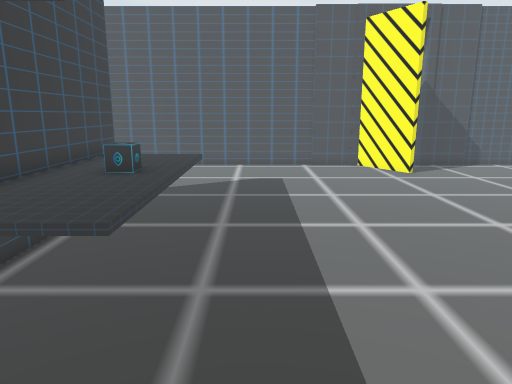
view 1 (above)

24 first-person views from a walk through a 3-D level made in the Unity game engine. The camera is 1.5 m above the floor, tilts 12° down and sees 70° across. The floor is counted in squares, 0.5 m on a side. Each view is taken from the middle of a square. On the plan, view 1 faces up. The plan holds only what a view shows up to about 20 squares ahead; the rest is blank. The place goes on beyond the plan. The player is left out. Door leaves are left out, so doorways stand open. Some surface patterns are stand-ins.

view 2
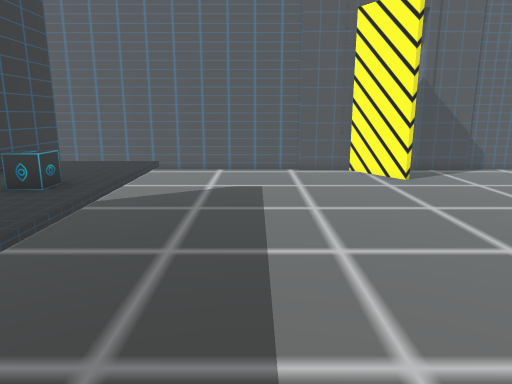

view 3
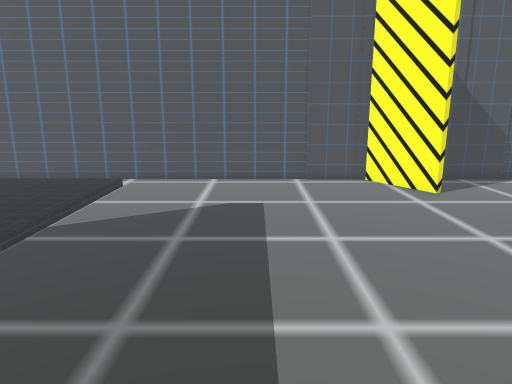

view 4
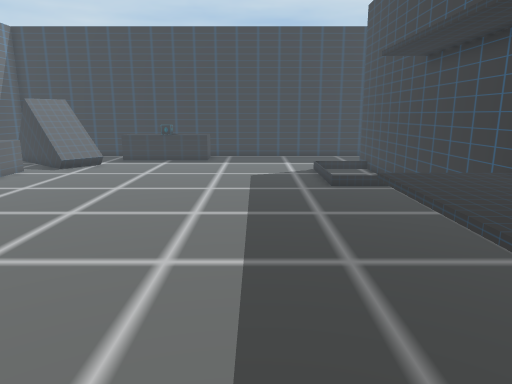

view 5
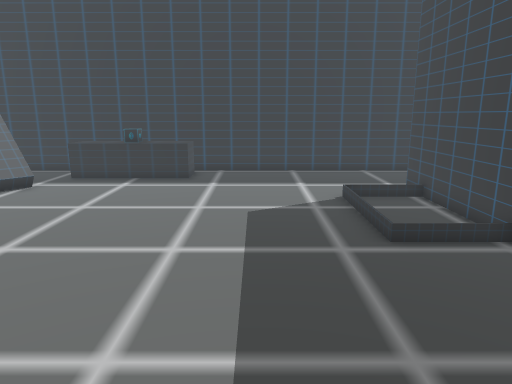

view 6
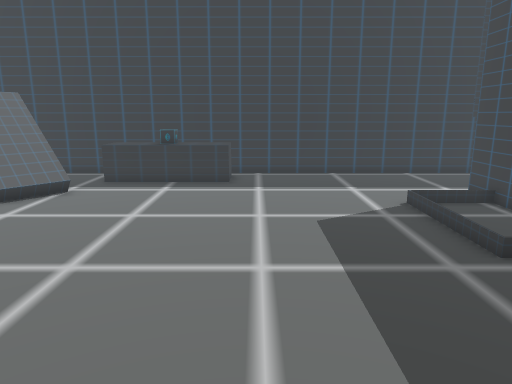

view 7
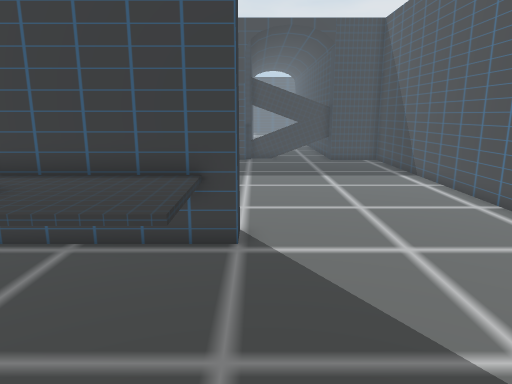

view 8
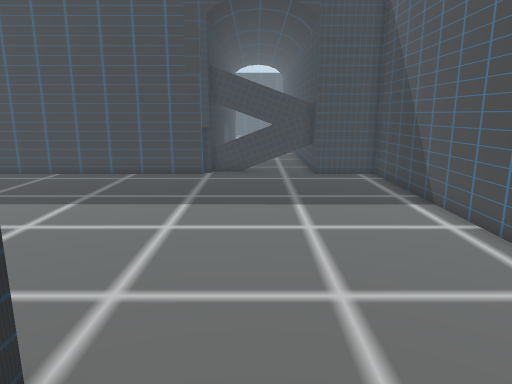

view 9
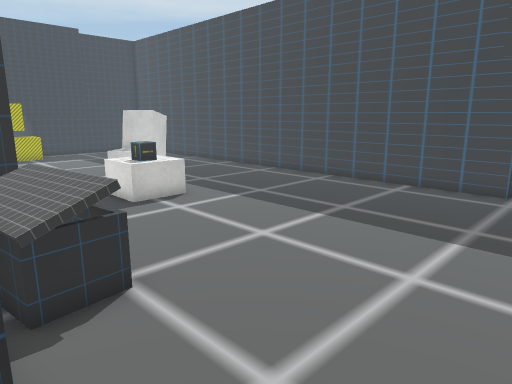

view 10
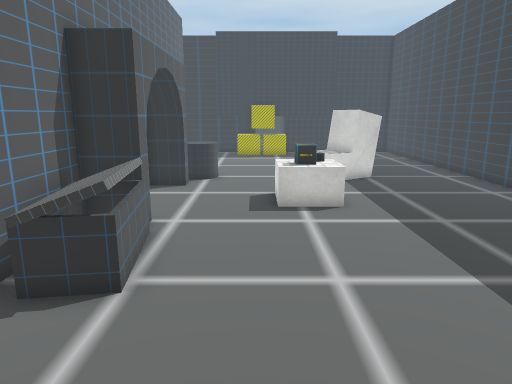

view 11
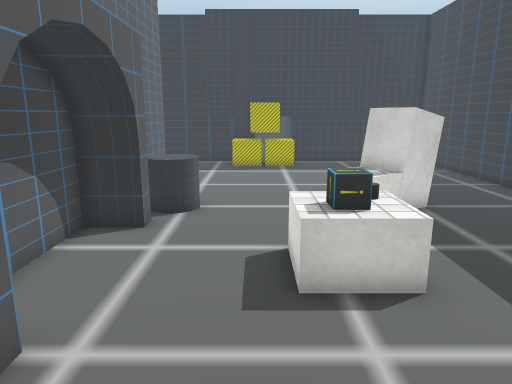

view 12
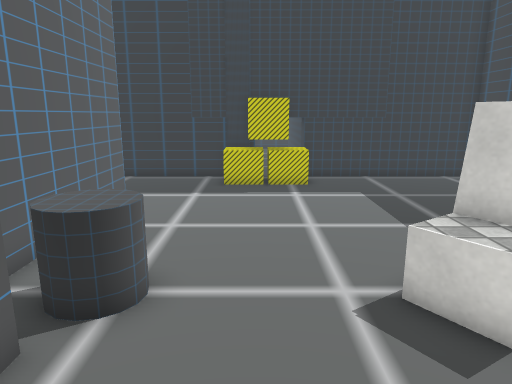

view 13
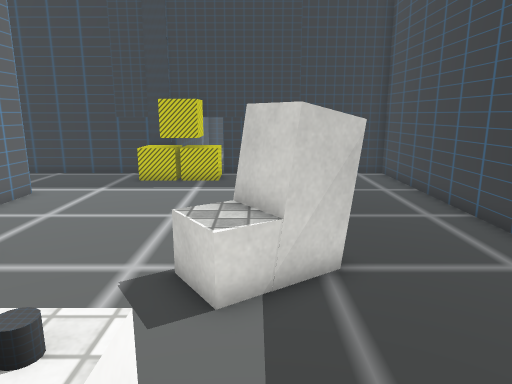

view 14
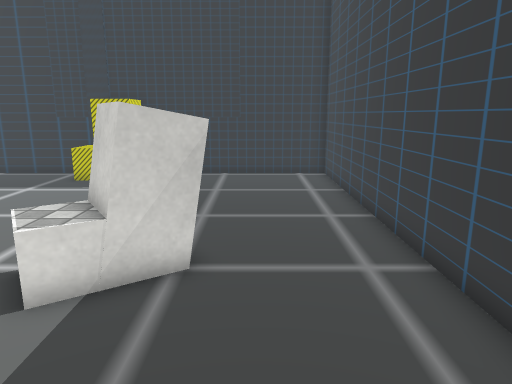

view 15
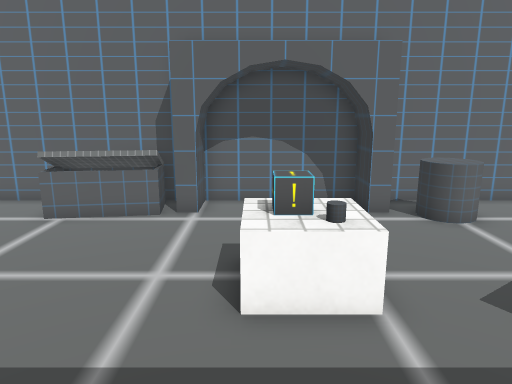

view 16
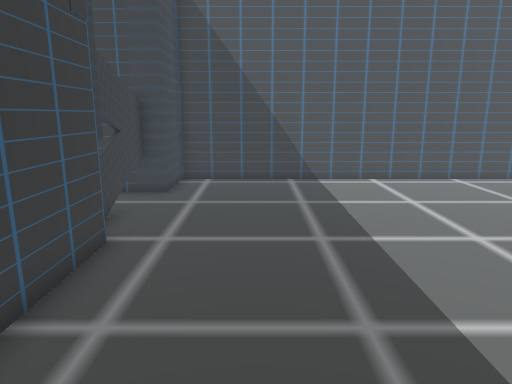

view 17
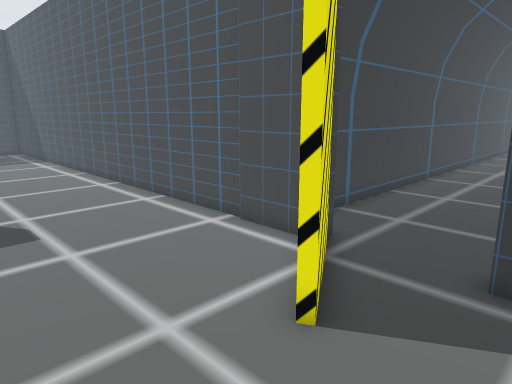

view 18
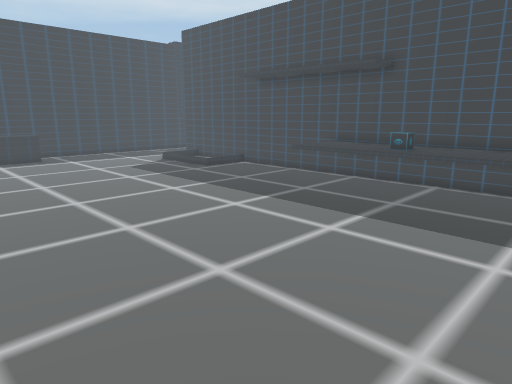

view 19
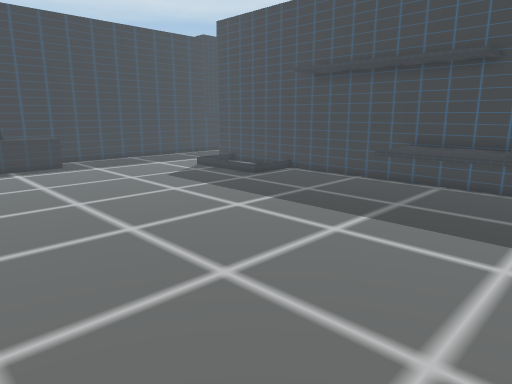

view 20
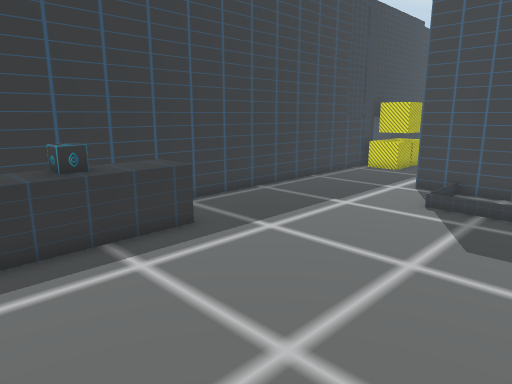

view 21
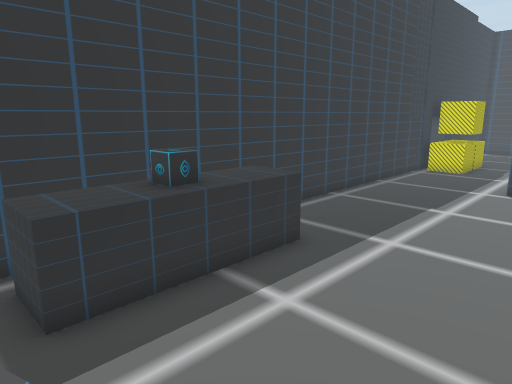

view 22
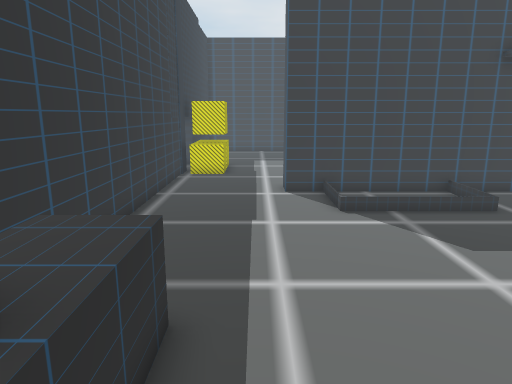

view 23
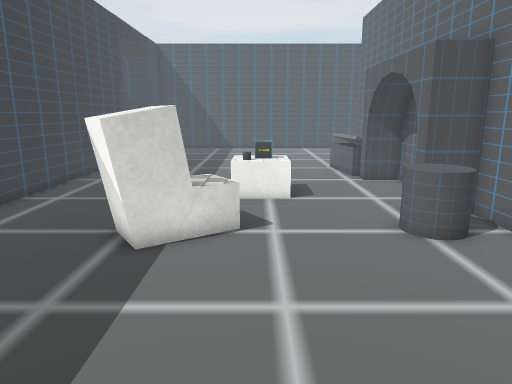

view 24
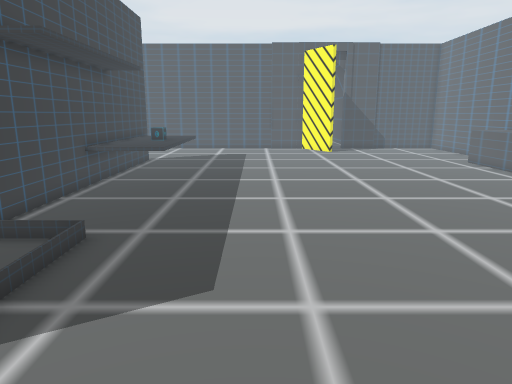

### Floor plan
Key: @ floor where view 1 was taken; # wall or solid block; . floor; = window, fence, low wall or low ledge; C chest; B block; A box; O other object.
Columns run from 23 left of view 1 to 11 right of it. Each row starts with its distance up from view 1.
 33                             #...
 32                             #...
 31                             #...
 30                             #...
 29                             #...
 28                             #....
 27                             #....
 26                             #....
 25                             #....
 24                              ....
 23                              O...O
 22  ###########################OOO..O#
 21  #............................O....
 20  #............................OO...
 19 ##.............................O...
 18  #.................................
 17  #.................................
 16  #.................................
 15  =.................................
 14 ##................................
 13  #...............##OOO...........
 12  #...............#OOOO...........
 11  #...............#OOOO.............
 10  #............CCC#OOOO............
  9  #............CCC#OOOO............
  8  #.............CC#OOOO.............
  7  #.............CC#OOOO.............
  6  #.............OOOOOOO.............
  5  #.............OO#OOOO.............
  4  #.......BBB.....##OOO.............
  3  #.......BBB.....##................
  2  #.......BBB.....##................
  1  #.............OO##................
  0  #.......O.....OOO#....@..........
 -1  #.....BOO....OO ##................
 -2  #....BBOO....OO.##................
 -3  #....BBB......O.##................
 -4  #...............##................
 -5  #...............##................
 -6  #...............##................
 -7  #...............##................
 -8  #...............##...............O
 -9  #...............##...............O
-10  #................................O
-11  #..........................OOOOOO
-12  #........AAAA.............OOOOOOO
-13  #........AAAA.............OOOOOOO
-14  ##################################

Where each view was taken, in squares from view 1:
view 1: 0 up, 0 right, facing up
view 2: 2 up, 1 right, facing up
view 3: 5 up, 1 right, facing up
view 4: 13 up, 1 right, facing down
view 5: 6 up, 1 right, facing down
view 6: 5 up, 3 right, facing down
view 7: 14 up, 3 right, facing left
view 8: 16 up, 3 left, facing left
view 9: 16 up, 6 left, facing down-left
view 10: 16 up, 11 left, facing down
view 11: 10 up, 11 left, facing down
view 12: 4 up, 11 left, facing down
view 13: 5 up, 15 left, facing down
view 14: 5 up, 18 left, facing down
view 15: 4 up, 19 left, facing right
view 16: 5 up, 18 left, facing up
view 17: 15 up, 11 right, facing up-left
view 18: 15 up, 11 right, facing down-left
view 19: 11 up, 11 right, facing down-left
view 20: 3 down, 10 right, facing down-left
view 21: 6 down, 11 right, facing down-left
view 22: 10 down, 9 right, facing left
view 23: 11 down, 13 left, facing up
view 24: 11 down, 2 right, facing up
